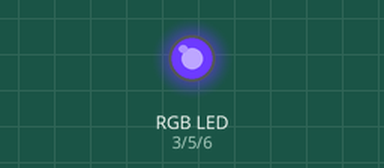
Bench run of a sketch on a simulated Arduino Uno, built with avr-gcc and run on an emulated ATmega328P. On the bench: an RGB LED mixed from three pins (HIGH = lit). What the sketch prints to the serial monitor is not drawn.

Above: at 0.1 s.
Timing chart, 0 to 1.6 s (numbered marks = the images above):
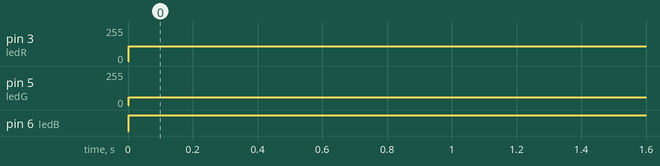

Measured:
- by itself, pin 3 (ledR): 0/255 → 109/255 at 0.00 s
- by itself, pin 5 (ledG): 0/255 → 58/255 at 0.00 s
- by itself, pin 6 (ledB): LOW → HIGH at 0.00 s

The sketch:

LedRGB.ino
```cpp
int ledR = 3;
int ledG = 5;
int ledB = 6;

double brightR = 700;
double brightG = 1300;
double brightB = 300;

double currentR = 20;
double currentG = 20;
double currentB = 20;

double brightMin = brightB;
double currentMin = currentG;

void setup() {
 pinMode(ledR, OUTPUT);
 pinMode(ledG, OUTPUT);
 pinMode(ledB, OUTPUT);

 Serial.begin(9600);
}

void loop() {
 double red =  255 * brightMin/brightR * currentR/currentMin;
 double green =  255 * brightMin/brightG * currentG/currentMin;
 double blue =  255 * brightMin/brightB * currentB/currentMin;

 Serial.print('R');
 Serial.print(red);
 Serial.print('G');
 Serial.print(green);
 Serial.print('B');
 Serial.println(blue);

 analogWrite(ledR, red);
 analogWrite(ledG, green);
 analogWrite(ledB, blue);
}
```
